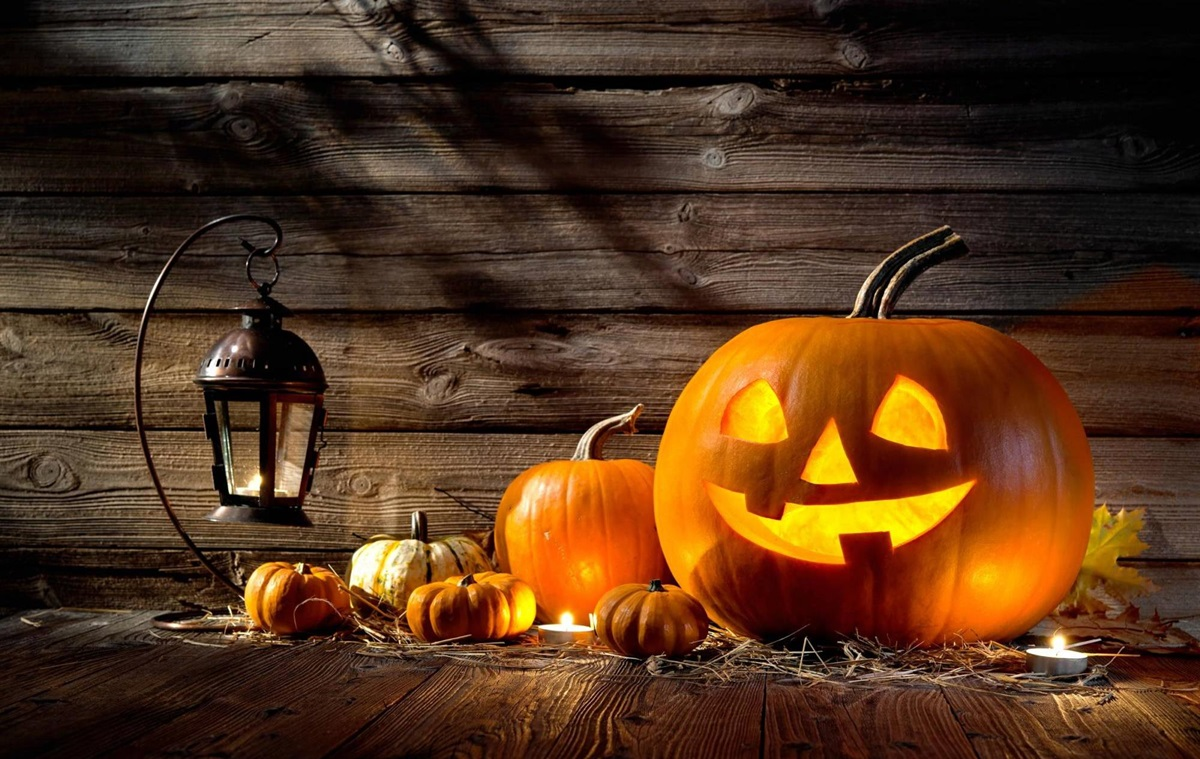
#> input picture img.png, 1200 x 759 px
$ python londr.py
#> lines starting #> are read from the running program, lines starting #| are printed output that depends on the picture
from PIL import Image
from PIL import ImageFilter


with Image.open('img.png') as pic_img:
#> pic_img is the input picture: PIL image 1200x759 RGB; mean R, G, B 83.8, 52.1, 27.8
    pic_Blured = pic_img.filter(ImageFilter.GaussianBlur(4))
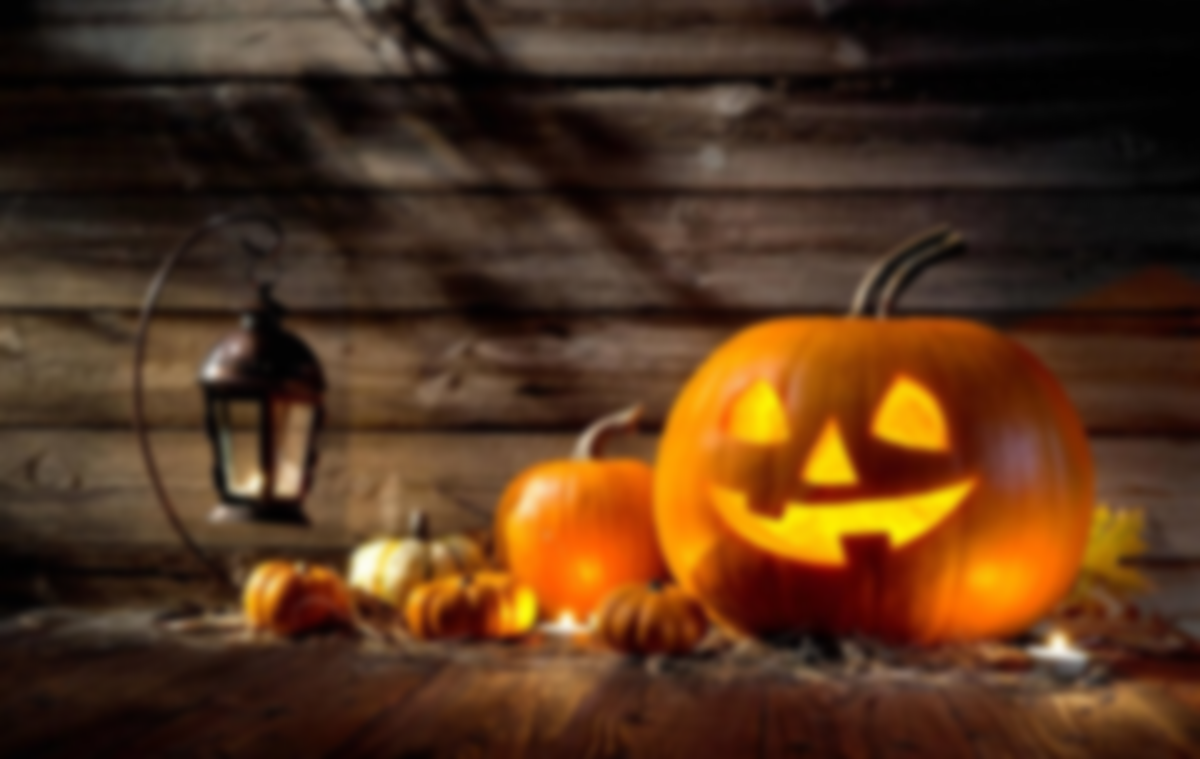
#> pic_Blured: PIL image 1200x759 RGB; mean R, G, B 83.8, 52.1, 27.8
    pic_Blured.save('Blured.jpg')
    pic_Blured.show()
